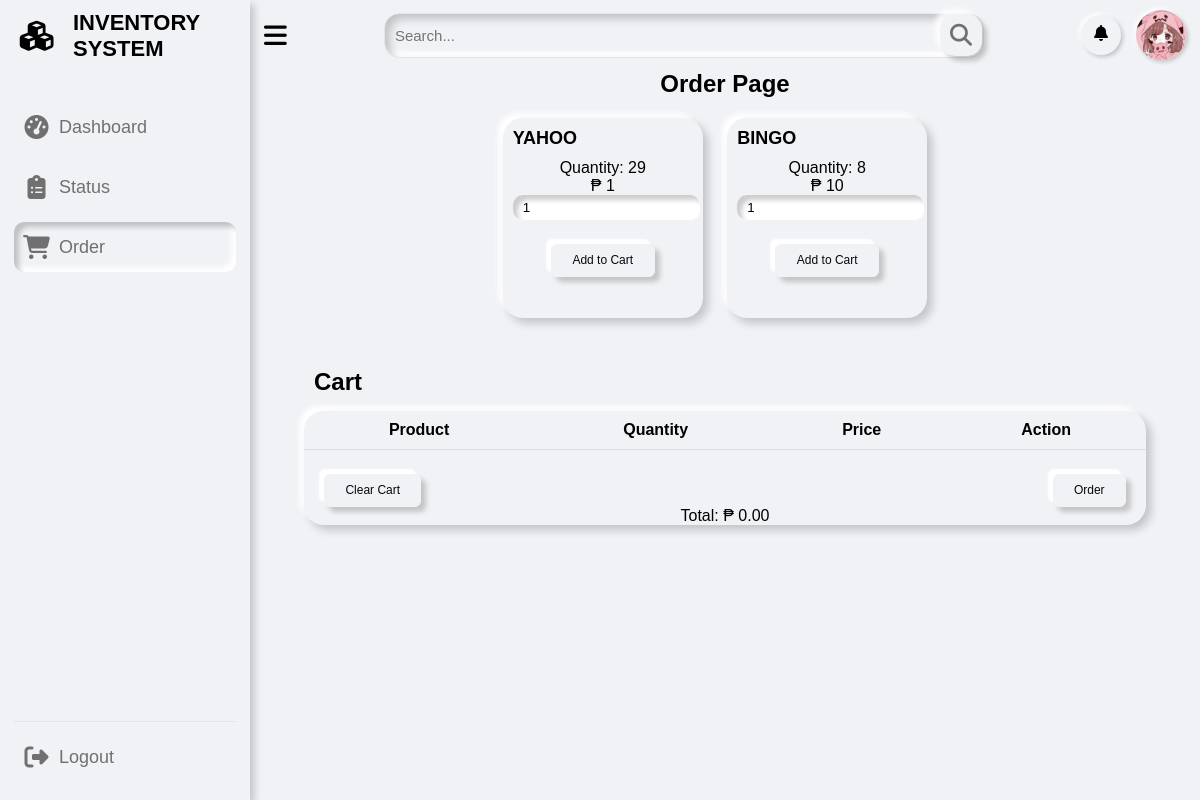
The page /pages/order.php (signed in) on the database its author committed.
### tables this page shows
CREATE TABLE `product_details` (
  `product_id` int(11) NOT NULL,
  `product_quantity` int(11) NOT NULL,
  `product_price` int(11) NOT NULL
);

CREATE TABLE `product` (
  `product_id` int(11) NOT NULL,
  `product_name` varchar(255) DEFAULT NULL,
  `supplier_id` int(11) DEFAULT NULL
);

### pages/order.php (the view, shortened to what this page needs)
<?php
if (isset($_SESSION['id']) && isset($_SESSION['username']) && $_SESSION['role'] === 'store_owner') {
?>
  <?php
  include "../includes/store_sidebar.php";
  include "../includes/topbar.php";
  ?>
  <div class="dash-content">
    <h1>Order Page</h1>
    <div class="products-container">
      <?php
      $sql = "SELECT p.product_id, p.product_name, pd.product_quantity, pd.product_price FROM product p
                INNER JOIN product_details pd ON p.product_id = pd.product_id WHERE pd.product_quantity > 0";
      $stmt = $pdo->query($sql);
      if ($stmt->rowCount() > 0) {
        while ($row = $stmt->fetch(PDO::FETCH_ASSOC)) {
          $productId = $row["product_id"];
          $productName = $row["product_name"];
          $productQuantity = $row["product_quantity"];
          $productPrice = $row["product_price"];
          echo '
              <div class="card">
                <h2>' . $productName . '</h2>
                <p class="product-quantity" id="' . $productName . '-q" data-quantity="' . $productQuantity . '">Quantity: ' . $productQuantity . '</p>
                <p class="product-price">₱ ' . $productPrice . '</p>
                <input type="number" value="1" id="' . $productName . '-quantity">
                <button class="add-to-cart" data-product="' . $productName . '"' . $productId . '" data-productid="' . $productId . '" data-quantity="' . $productQuantity . '">Add to Cart</button>
              </div>
            ';
        }
      } else {
        echo "No products found.";
      }
      ?>
    </div>
    <h2 class="cart-header">Cart</h2>
    <div class="cart-container">
      <table id="cart-items">
        <thead>
          <tr>
            <th>Product</th>
            <th>Quantity</th>
            <th>Price</th>
            <th>Action</th>
          </tr>
        </thead>
      </table>
      <div class="cart-actions">
        <button id="clear-cart">Clear Cart</button>
        <button id="checkout-button">Order</button>
      </div>
      <p id="total-amount">Total: ₱ 0.00</p>
    </div>
    <?php
    include "../includes/footbar.php";
    ?>
  <?php
} else {
  header("Location: ../index.php?error=access_error");
  exit();
}
  ?>

### css/dashboard.css (style rules this page uses)
* { margin: 0; padding: 0; box-sizing: border-box; font-family: "Poppins", sans-serif; }
:root { --primary-color: #0e4bf1; --color-hover: #0e4bf1; --panel-color: #F1F2F6; --text-color: #000; --card-color: #fff; --black-light-color: #707070; --border-color: #e6e5e5; --toggle-color: #ddd; --box1-color: #4dffe4; --box2-color: #acd3ff; --box3-color: #fce7d1; --title-icon-color: #fff; --tran-05: all 0.5s ease; --tran-03: all 0.3s ease; --tran-03: all 0.2s ease; }
body { min-height: 100vh; background-color: #fff; }
.dashboard .dash-content { padding-top: 60px; }
.card { background-color: var(--panel-color); border-radius: 20px; box-shadow: 5px 5px 10px rgba(0, 0, 0, 0.2), -5px -5px 5px rgba(255, 255, 255, 1); padding: 10px; width: 200px; height: 100px; display: inline-block; margin-right: 20px; margin-top: 20px; transition: transform 0.3s ease-in-out }
.card h2 { font-size: 18px; font-weight: bold; margin-bottom: 10px; color: var(--text-color); }
.dash-content { text-align: center; padding: 40px; }
.products-container .card { background-color: var(--panel-color); border-radius: 20px; box-shadow: 5px 5px 10px rgba(0, 0, 0, 0.2), -5px -5px 5px rgba(255, 255, 255, 1); padding: 10px; width: 200px; height: 200px; display: inline-block; margin-right: 20px; margin-top: 20px; }
.products-container .card h2 { text-transform: uppercase; }
.products-container input { border: none; outline: none; height: 25px; border-radius: 10px; box-shadow: inset 5px 5px 5px rgba(0, 0, 0, 0.2), inset -5px -5px 2px rgba(255, 255, 255, 1); padding-left: 10px; }
.products-container button { display: inline-block; margin-top: 24px; transition: all 0.2s ease-in; position: relative; overflow: hidden; z-index: 1; color: #090909; padding: 0.7em 1.7em; font-size: 12px; border-radius: 0.5em; background: var(--panel-color); border: 1px solid var(--panel-color); box-shadow: 5px 5px 5px #c5c5c5, -5px -5px 2px #ffffff; }
.products-container button:before { content: ""; position: absolute; left: 50%; transform: translateX(-50%) scaleY(1) scaleX(1.25); top: 100%; width: 140%; height: 180%; background-color: rgba(0, 0, 0, 0.05); border-radius: 50%; display: block; transition: all 0.5s 0.1s cubic-bezier(0.55, 0, 0.1, 1); z-index: -1; }
.products-container button:after { content: ""; position: absolute; left: 55%; transform: translateX(-50%) scaleY(1) scaleX(1.45); top: 180%; width: 160%; height: 190%; background-color: #009087; border-radius: 50%; display: block; transition: all 0.5s 0.1s cubic-bezier(0.55, 0, 0.1, 1); z-index: -1; }
.cart-header { margin: 50px 0px 15px 10px; }
.cart-container { background-color: var(--panel-color); box-shadow: 5px 5px 10px rgba(0, 0, 0, 0.2), -5px -5px 5px rgba(255, 255, 255, 1); border-radius: 20px; }
.cart-container button { display: inline-block; margin-top: 24px; transition: all 0.2s ease-in; position: relative; overflow: hidden; z-index: 1; color: #090909; padding: 0.7em 1.7em; font-size: 12px; border-radius: 0.5em; background: var(--panel-color); border: 1px solid var(--panel-color); box-shadow: 5px 5px 5px #c5c5c5, -5px -5px 2px #ffffff; }
.cart-container button:before { content: ""; position: absolute; left: 50%; transform: translateX(-50%) scaleY(1) scaleX(1.25); top: 100%; width: 140%; height: 180%; background-color: rgba(0, 0, 0, 0.05); border-radius: 50%; display: block; transition: all 0.5s 0.1s cubic-bezier(0.55, 0, 0.1, 1); z-index: -1; }
.cart-container button:after { content: ""; position: absolute; left: 55%; transform: translateX(-50%) scaleY(1) scaleX(1.45); top: 180%; width: 160%; height: 190%; background-color: #009087; border-radius: 50%; display: block; transition: all 0.5s 0.1s cubic-bezier(0.55, 0, 0.1, 1); z-index: -1; }
#remove-from-cart:after, #clear-cart:after { content: ""; position: absolute; left: 55%; transform: translateX(-50%) scaleY(1) scaleX(1.45); top: 180%; width: 160%; height: 190%; background-color: #900000; border-radius: 50%; display: block; transition: all 0.5s 0.1s cubic-bezier(0.55, 0, 0.1, 1); z-index: -1; }
#cart-items { width: 100%; border-collapse: collapse; overflow: hidden; }
#cart-items th, #cart-items td { padding: 10px; text-align: center; align-items: center; border-bottom: 1px solid #ddd; color: var(--text-color); }
.cart-actions { display: flex; justify-content: space-between; padding: 0px 20px 0px 20px; }
.dash-content h2 { display: flex; justify-content: space-between; align-items: center; color: var(--text-color); }

### rows shown on the page
product_details: product_id.product_name "YAHOO", product_quantity "29", product_price "1"
product_details: product_id.product_name "BINGO", product_quantity "8", product_price "10"
